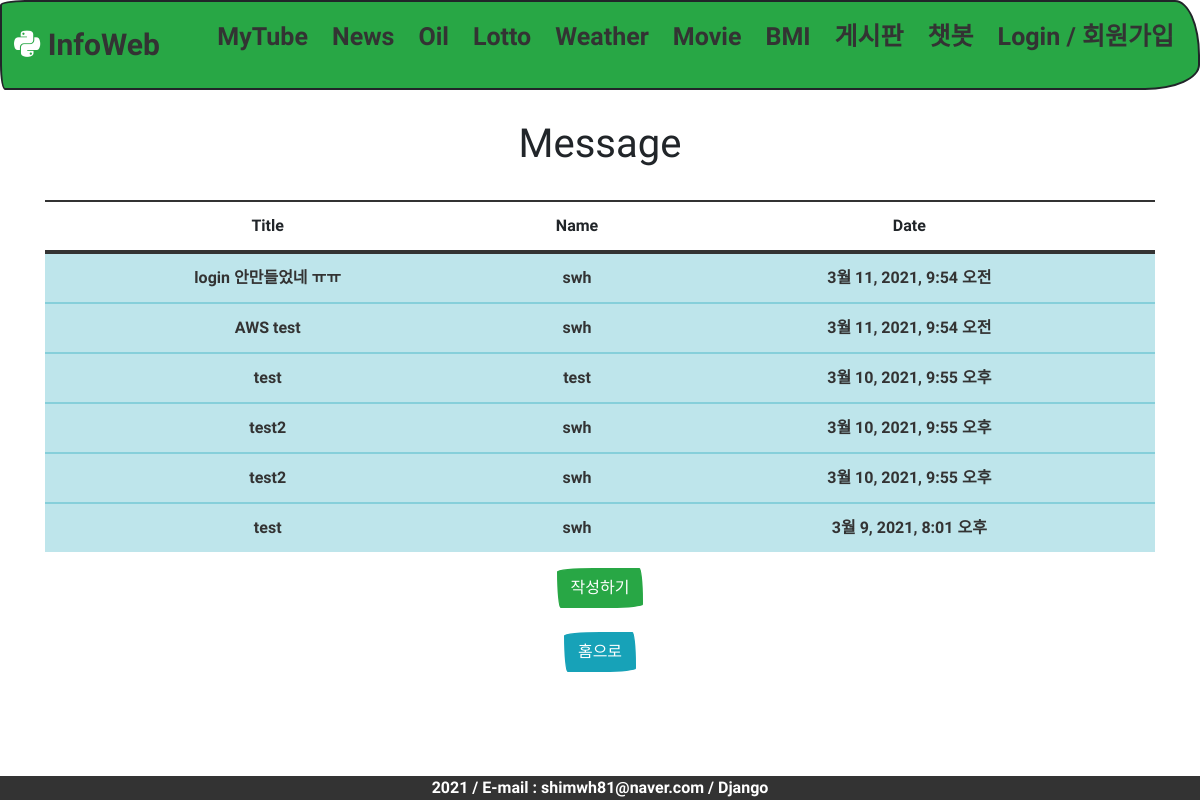
Page /board/ on the earlier database version.
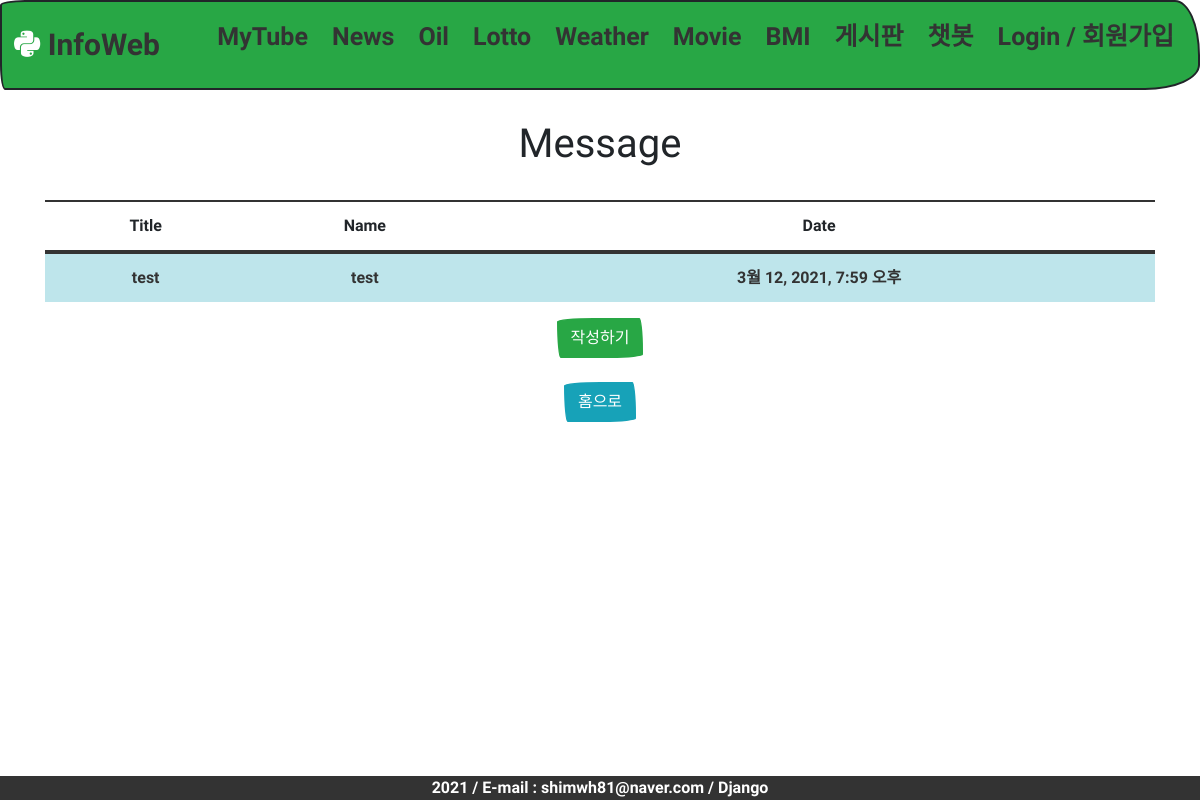
Same page on the later database version.
### board/models.py (models this page shows, shortened)
class Message(models.Model):
    title = models.CharField(max_length=50, help_text='최대 50자 내로 입력가능합니다.')
    name = models.CharField(max_length=10, help_text='최대 10자 내로 입력가능합니다.')
    contents = models.TextField(default='', help_text='내용을 입력해주세요~')
    regdate = models.DateTimeField(auto_now=True)

### board/views.py (the view)
# urls.py: path('', views.board, name='board'),
def board(request):
    msglist = Message.objects.order_by('-regdate')
    return render(request, 'infoweb/board.html', {'msglist' : msglist})

### templates/infoweb/board.html
{% extends "infoweb/base.html" %}
{% load static %}
{% block content %}
<div  class="form-group">
    <h1>Message</h1>
    <br>
    <table class="table table-hover">
  <thead>
    <tr>
      <th scope="title">Title</th>
      <th scope="name">Name</th>
      <th scope="date">Date</th>
    </tr>
  </thead>
        <tbody>
        {% for list in msglist %}
         <tr class="table-info">
          <td><a  class="board" href="{% url 'detail_view' list.pk %}">{{list.title}}</a></td>
          <td><a href="{% url 'detail_view' list.pk %}">{{list.name}}</a></td>
          <td><a href="{% url 'detail_view' list.pk %}">{{list.regdate}}</a></td>
        </tr>
      {% endfor %}
        </tbody>
 </table>
    <a href="{% url 'write' %}">
    <input type="button" class="btn btn-success" value="작성하기">
    </a>
    <br><br>
    <a href="{% url 'home' %}"><input type="button" class="btn btn-info" value="홈으로"></a>
    <br>
</div>
{% endblock %}

### templates/infoweb/base.html (shortened to what this page needs)
{% load static %}
<!DOCTYPE html>
<html lang="ko">
<head>
    <link rel="stylesheet" type="text/css" href="{% static 'css/bootstrap.min.css' %}">
    <link rel="stylesheet" type="text/css" href="{% static 'css/style2.css' %}">
</head>
<body>
<div class="wrapper">
    <nav class="navbar">
      <div class="navbar_logo">
        <i class="fab fa-python"></i>
        <a href="{% url 'home' %}">InfoWeb</a>
      </div>
      <ul class="navbar_menu">
        <li><a href="{% url 'mytube' %}">MyTube</a></li>
        <li><a href="{% url 'news' %}">News</a></li>
        <li><a href="{% url 'oil' %}">Oil</a></li>
        <li><a href="{% url 'lotto' %}">Lotto</a></li>
        <li><a href="{% url 'weather' %}">Weather</a></li>
        <li><a href="{% url 'movie' %}">Movie</a></li>
        <li><a href="{% url 'bmi' %}">BMI</a></li>
        <li><a href="{% url 'board' %}">게시판</a></li>
        <li><a href="{% url 'chet' %}">챗봇</a></li>
          {% if request.session.user_username is not None %}
          <li><a href="{% url 'mypage' %}">My Page</a></li>
          <li><a href="{% url 'logOut' %}">LogOut</a></li>
          {% else %}
        <li><a href="{% url 'member' %}">Login / 회원가입</a></li>
          {% endif %}
      </ul>
    </nav>
    <section>
      <div class="container">
      {% block content %}{% endblock %}
      </div>
    </section>
    <footer>
        2021 / E-mail : shimwh81@naver.com / Django
    </footer>
</div>
</body>
</html>

### static/css/style2.css (style rules this page uses)
:root { --text-color: #333; --background-color: #28a745; --accent-color: pink; }
html,body { font-family: 'Jua', sans-serif; margin: 0; padding: 0; height: 100% }
.wrapper { min-height: 100%; position: relative; padding-bottom: 20px; }
.container { flex: 1; margin-top: 30px; align-items: center; text-align: center; }
footer { position: absolute; bottom: 0; left: 0; right: 0; background-color: #333; color: #fff; text-align: center; }
a { text-decoration: none; color: var(--text-color); }
.navbar { display: flex; justify-content: space-between; align-items: center; background-color: var(--background-color); padding: 8px 12px; }
.navbar_logo { font-size: 30px; color: white; }
.navbar_menu { display: flex; list-style: none; font-size: 25px; padding-left: 0; }
.navbar_menu li { padding: 8px 12px; }

Differences in the rows shown:
removed Message: title "login 안만들었네 ㅠㅠ", name "swh", regdate "3월 11, 2021, 9:54 오전"
removed Message: title "AWS test", name "swh", regdate "3월 11, 2021, 9:54 오전"
removed Message: title "test", name "test", regdate "3월 10, 2021, 9:55 오후"
removed Message: title "test2", name "swh", regdate "3월 10, 2021, 9:55 오후"
removed Message: title "test2", name "swh", regdate "3월 10, 2021, 9:55 오후"
changed Message "test": name "swh" → "test"; regdate "3월 9, 2021, 8:01 오후" → "3월 12, 2021, 7:59 오후"
